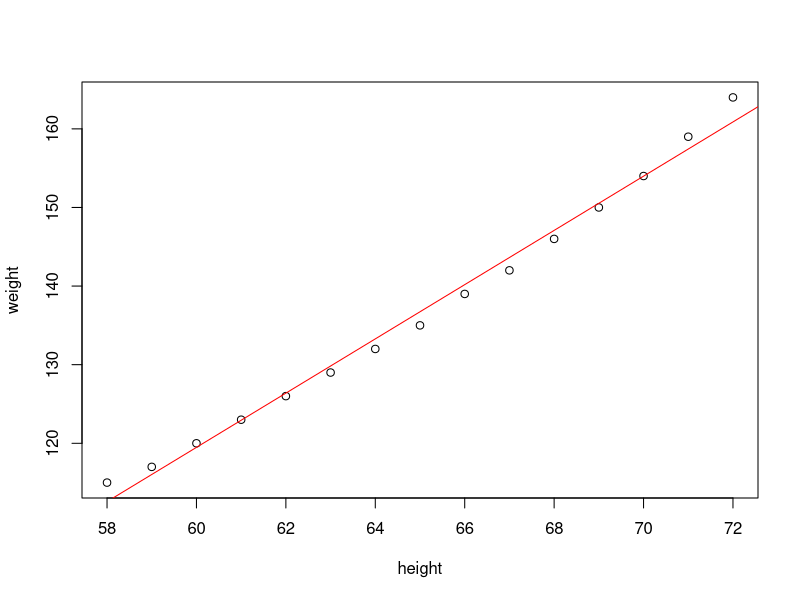
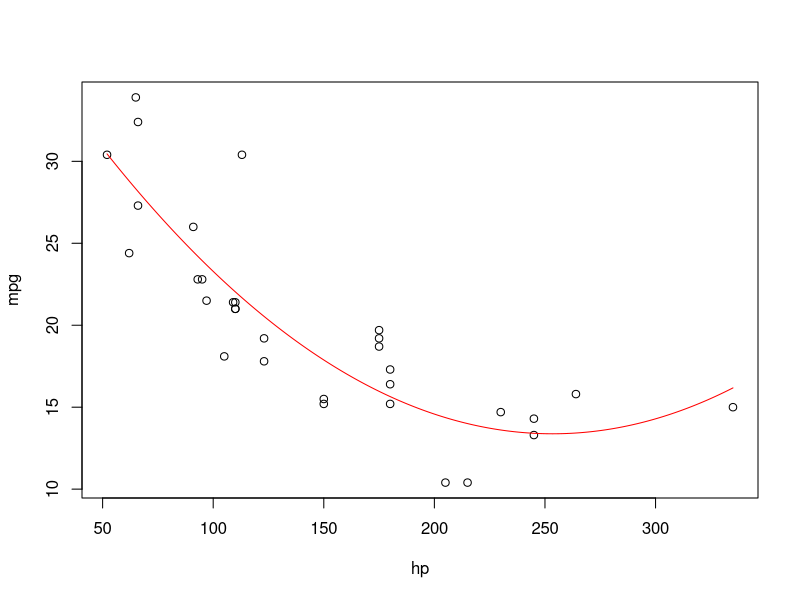

These charts were generated, in order, by the following R code:

women

model <-lm(weight ~ height, data=women)
summary(model)

plot(weight ~ height, data=women)
abline(model, col = "red", lwd = 1)

# Predicting New Value based on our model
predict(model, data.frame(height = 70))

mtcars

poly_model <- lm(mpg ~ poly(hp,degree=2), data = mtcars)
poly_model

x <- with(mtcars, seq(min(hp), max(hp), length.out=2000))
y <- predict(poly_model, newdata = data.frame(hp = x))

plot(mpg ~ hp, data = mtcars)
lines(x, y, col = "red")
